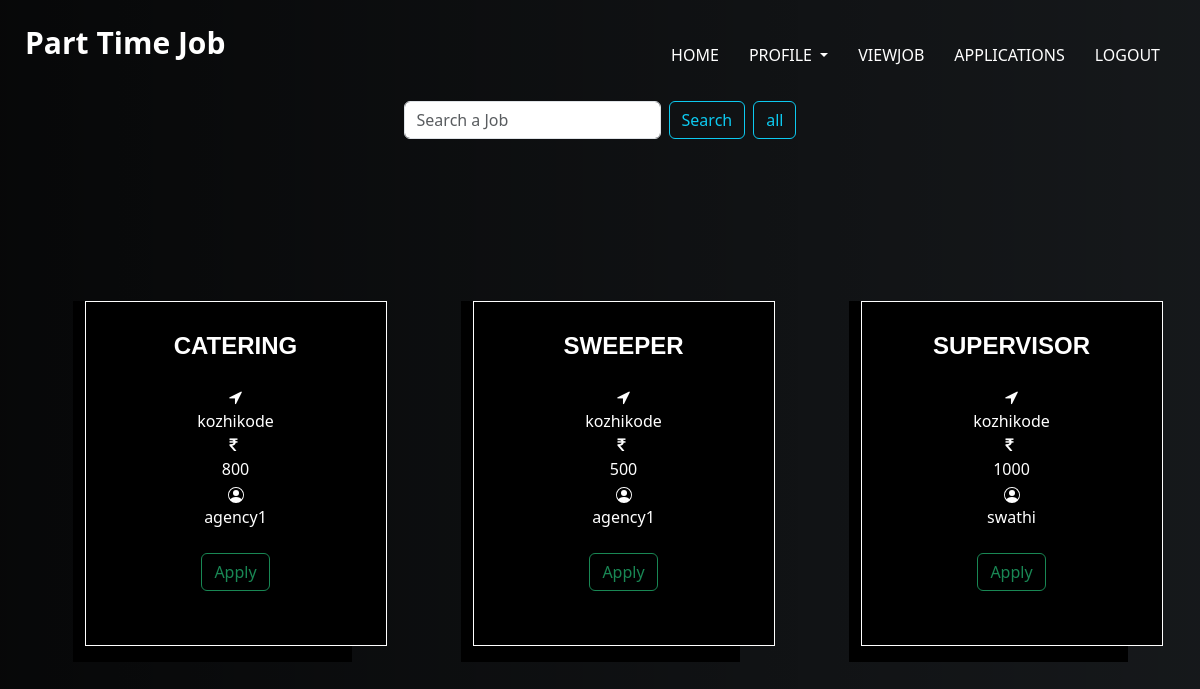
The app's page /jobview, older data.
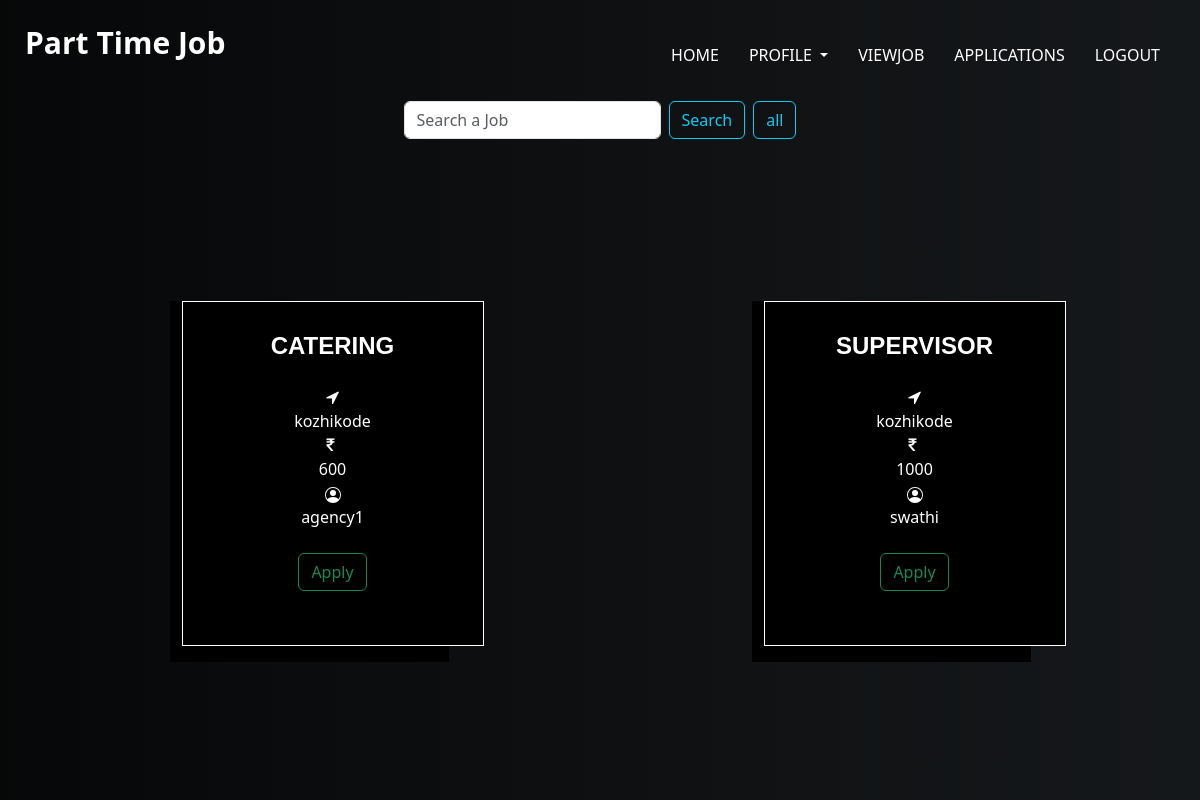
The same page, newer data.
### jobportal/models.py (models this page shows, shortened)
class Job(models.Model):
    agency_id=models.ForeignKey(Agency,on_delete=models.CASCADE,null=True)
    jobname=models.CharField(max_length=30,null=True)
    location=models.CharField(max_length=40,null=True)
    salary=models.IntegerField(null=True)
    description=models.CharField(max_length=70,null=True)

class Agency(models.Model):
    login_id=models.ForeignKey(Login1,on_delete=models.CASCADE,null=True)
    email=models.EmailField(max_length=30,null=True)
    address=models.CharField(max_length=100,null=True)
    phone=models.IntegerField(null=True)
    image=models.FileField(null=True)

class Login1(models.Model):
    username=models.CharField(max_length=30)
    password=models.CharField(max_length=30)
    usertype=models.IntegerField(null=True)
    def __str__(self):
        return self.username

### jobportal/views.py (the view)
# urls.py: path('jobview',views.jobview,name='jobview'),
def jobview(request):
    data = Job.objects.all()
    not_booked_jobs = Job.objects.exclude(application__status='approved')
    return render(request,'student/jobview.html',{'data':not_booked_jobs})

### templates/student/jobview.html (shortened to what the changed rows need)
<!DOCTYPE html>
<html>
<head>
  {% load static %}
  <link rel="stylesheet" type="text/css" href="{% static 'css/bootstrap.css' %}" />
   <link href="{% static 'style.css' %}" rel="stylesheet" />
  <link href="{% static 'css/style.scss' %}" rel="stylesheet" />
  <link href="{% static 'css/responsive.css' %}" rel="stylesheet" />
  <link href="{% static 'css/bootstrap.min/bootstrap.min.css' %}" rel="stylesheet" />
  <link href="{% static 'css/style/style.css' %}" rel="stylesheet" />
  <link href="https://cdn.jsdelivr.net/npm/bootstrap@5.3.2/dist/css/bootstrap.min.css" rel="stylesheet">
</head>
<body class="bg-dark">
  <div class="hero_area">
    <div class="hero_bg_box">
      <div class="img-box">
      </div>
    </div>
    <header class="header_section">
      <nav class="navbar navbar-expand-lg custom_nav-container">
      </nav>
    </header>
    <div class="container-fluid mb-5 mt-3 " style="margin: auto; width: fit-content;">
      <div class="d-flex">
      </div>
  </div>
<div class="container-fluid m-auto ">
    <div class="container pt- pb-3 m-auto">
        <div class="row d-flex flex-wrap gap-5 m-auto  ">
          {% for i in data %}
          <div class="col-lg-3 col-md-3 mb-2 bg-black m-auto  " >
                    <div class="rent-item mb-3 bg-black"  style="height: fit-content;width: 302px;border:1px solid white;">
                        <h4 class="text-uppercase mb-4" style="color: rgb(255, 255, 255)">{{i.jobname}}</h4>
                        <div class="mb-4">
                            <div class="px-2">
                                <i style="color: rgb(255, 255, 255)" class="fa fa-location-arrow  text-uppercase "></i><br>
                                <span style="color: rgb(255, 255, 255)">{{i.location}}</span>
                            </div>
                            <div class="px-2 ">
                                <i style="color: rgb(255, 255, 255)" class="fa fa-rupee  mr-1"></i><br>
                                <span style="color: rgb(255, 255, 255)">{{i.salary}}</span>
                            </div>
                            <div class="px-2 mb-4">
                              <br>
                                <span style="color: rgb(255, 255, 255)">{{i.agency_id.login_id}}</span>
                            </div>
                            <a class="mt-3 " href="{% url 'job_applications' jid=i.id %}"><button type="button" class="btn btn-outline-success" >Apply</button></a>
                        </div>
                    </div>
                  </div>
                {% endfor %}
        </div>
    </div>
</div>
</body>
</html>

Row changes from the older to the newer data that the page shows:
removed Job: jobname "SWEEPER", location "kozhikode", salary "500", agency_id.login_id "agency1"
changed Job "CATERING": salary "800" → "600"
